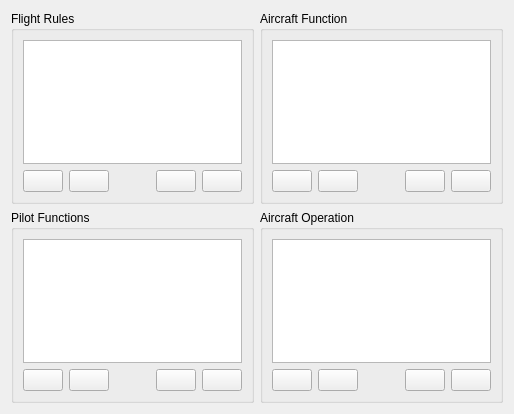
<ui version="4.0" >
 <class>LogFunctionsWidget</class>
 <widget class="QWidget" name="LogFunctionsWidget" >
  <property name="geometry" >
   <rect>
    <x>0</x>
    <y>0</y>
    <width>514</width>
    <height>414</height>
   </rect>
  </property>
  <property name="windowTitle" >
   <string>Log Functions</string>
  </property>
  <layout class="QGridLayout" >
   <item row="0" column="0" >
    <layout class="QGridLayout" >
     <item row="0" column="0" >
      <widget class="QGroupBox" name="groupBox" >
       <property name="title" >
        <string>Flight Rules</string>
       </property>
       <layout class="QGridLayout" >
        <item row="0" column="0" >
         <layout class="QVBoxLayout" >
          <item>
           <widget class="QTableView" name="fltRulesTable" >
            <property name="alternatingRowColors" >
             <bool>true</bool>
            </property>
           </widget>
          </item>
          <item>
           <layout class="QHBoxLayout" >
            <item>
             <widget class="QPushButton" name="pushButton_new" >
              <property name="text" >
               <string/>
              </property>
              <property name="icon" >
               <iconset resource="../qAirLog.qrc" >
                <normaloff>:/images/images/adept_install.png</normaloff>:/images/images/adept_install.png</iconset>
              </property>
             </widget>
            </item>
            <item>
             <widget class="QPushButton" name="pushButton_delete" >
              <property name="text" >
               <string/>
              </property>
              <property name="icon" >
               <iconset resource="../qAirLog.qrc" >
                <normaloff>:/images/images/adept_purge.png</normaloff>:/images/images/adept_purge.png</iconset>
              </property>
             </widget>
            </item>
            <item>
             <spacer>
              <property name="orientation" >
               <enum>Qt::Horizontal</enum>
              </property>
              <property name="sizeHint" stdset="0" >
               <size>
                <width>20</width>
                <height>20</height>
               </size>
              </property>
             </spacer>
            </item>
            <item>
             <widget class="QPushButton" name="pushButton_revert" >
              <property name="text" >
               <string/>
              </property>
              <property name="icon" >
               <iconset resource="../qAirLog.qrc" >
                <normaloff>:/images/images/button_cancel.png</normaloff>:/images/images/button_cancel.png</iconset>
              </property>
             </widget>
            </item>
            <item>
             <widget class="QPushButton" name="pushButton_submit" >
              <property name="text" >
               <string/>
              </property>
              <property name="icon" >
               <iconset resource="../qAirLog.qrc" >
                <normaloff>:/images/images/button_ok.png</normaloff>:/images/images/button_ok.png</iconset>
              </property>
             </widget>
            </item>
           </layout>
          </item>
         </layout>
        </item>
       </layout>
      </widget>
     </item>
     <item row="0" column="1" >
      <widget class="QGroupBox" name="groupBox_2" >
       <property name="title" >
        <string>Aircraft Function</string>
       </property>
       <layout class="QGridLayout" >
        <item row="0" column="0" >
         <layout class="QVBoxLayout" >
          <item>
           <widget class="QTableView" name="aircraftFunctionTable" >
            <property name="alternatingRowColors" >
             <bool>true</bool>
            </property>
           </widget>
          </item>
          <item>
           <layout class="QHBoxLayout" >
            <item>
             <widget class="QPushButton" name="pushButton_new_2" >
              <property name="text" >
               <string/>
              </property>
              <property name="icon" >
               <iconset resource="../qAirLog.qrc" >
                <normaloff>:/images/images/adept_install.png</normaloff>:/images/images/adept_install.png</iconset>
              </property>
             </widget>
            </item>
            <item>
             <widget class="QPushButton" name="pushButton_delete_2" >
              <property name="text" >
               <string/>
              </property>
              <property name="icon" >
               <iconset resource="../qAirLog.qrc" >
                <normaloff>:/images/images/adept_purge.png</normaloff>:/images/images/adept_purge.png</iconset>
              </property>
             </widget>
            </item>
            <item>
             <spacer>
              <property name="orientation" >
               <enum>Qt::Horizontal</enum>
              </property>
              <property name="sizeHint" stdset="0" >
               <size>
                <width>20</width>
                <height>20</height>
               </size>
              </property>
             </spacer>
            </item>
            <item>
             <widget class="QPushButton" name="pushButton_revert_2" >
              <property name="text" >
               <string/>
              </property>
              <property name="icon" >
               <iconset resource="../qAirLog.qrc" >
                <normaloff>:/images/images/button_cancel.png</normaloff>:/images/images/button_cancel.png</iconset>
              </property>
             </widget>
            </item>
            <item>
             <widget class="QPushButton" name="pushButton_submit_2" >
              <property name="text" >
               <string/>
              </property>
              <property name="icon" >
               <iconset resource="../qAirLog.qrc" >
                <normaloff>:/images/images/button_ok.png</normaloff>:/images/images/button_ok.png</iconset>
              </property>
             </widget>
            </item>
           </layout>
          </item>
         </layout>
        </item>
       </layout>
      </widget>
     </item>
     <item row="1" column="0" >
      <widget class="QGroupBox" name="groupBox_3" >
       <property name="title" >
        <string>Pilot Functions</string>
       </property>
       <layout class="QGridLayout" >
        <item row="0" column="0" >
         <layout class="QVBoxLayout" >
          <item>
           <widget class="QTableView" name="pilotFunctionTable" >
            <property name="alternatingRowColors" >
             <bool>true</bool>
            </property>
           </widget>
          </item>
          <item>
           <layout class="QHBoxLayout" >
            <item>
             <widget class="QPushButton" name="pushButton_new_3" >
              <property name="text" >
               <string/>
              </property>
              <property name="icon" >
               <iconset resource="../qAirLog.qrc" >
                <normaloff>:/images/images/adept_install.png</normaloff>:/images/images/adept_install.png</iconset>
              </property>
             </widget>
            </item>
            <item>
             <widget class="QPushButton" name="pushButton_delete_3" >
              <property name="text" >
               <string/>
              </property>
              <property name="icon" >
               <iconset resource="../qAirLog.qrc" >
                <normaloff>:/images/images/adept_purge.png</normaloff>:/images/images/adept_purge.png</iconset>
              </property>
             </widget>
            </item>
            <item>
             <spacer>
              <property name="orientation" >
               <enum>Qt::Horizontal</enum>
              </property>
              <property name="sizeHint" stdset="0" >
               <size>
                <width>20</width>
                <height>20</height>
               </size>
              </property>
             </spacer>
            </item>
            <item>
             <widget class="QPushButton" name="pushButton_revert_3" >
              <property name="text" >
               <string/>
              </property>
              <property name="icon" >
               <iconset resource="../qAirLog.qrc" >
                <normaloff>:/images/images/button_cancel.png</normaloff>:/images/images/button_cancel.png</iconset>
              </property>
             </widget>
            </item>
            <item>
             <widget class="QPushButton" name="pushButton_submit_3" >
              <property name="text" >
               <string/>
              </property>
              <property name="icon" >
               <iconset resource="../qAirLog.qrc" >
                <normaloff>:/images/images/button_ok.png</normaloff>:/images/images/button_ok.png</iconset>
              </property>
             </widget>
            </item>
           </layout>
          </item>
         </layout>
        </item>
       </layout>
      </widget>
     </item>
     <item row="1" column="1" >
      <widget class="QGroupBox" name="groupBox_4" >
       <property name="title" >
        <string>Aircraft Operation</string>
       </property>
       <layout class="QGridLayout" >
        <item row="0" column="0" >
         <layout class="QVBoxLayout" >
          <item>
           <widget class="QTableView" name="aircraftOperationTable" >
            <property name="alternatingRowColors" >
             <bool>true</bool>
            </property>
           </widget>
          </item>
          <item>
           <layout class="QHBoxLayout" >
            <item>
             <widget class="QPushButton" name="pushButton_new_4" >
              <property name="text" >
               <string/>
              </property>
              <property name="icon" >
               <iconset resource="../qAirLog.qrc" >
                <normaloff>:/images/images/adept_install.png</normaloff>:/images/images/adept_install.png</iconset>
              </property>
             </widget>
            </item>
            <item>
             <widget class="QPushButton" name="pushButton_delete_4" >
              <property name="text" >
               <string/>
              </property>
              <property name="icon" >
               <iconset resource="../qAirLog.qrc" >
                <normaloff>:/images/images/adept_purge.png</normaloff>:/images/images/adept_purge.png</iconset>
              </property>
             </widget>
            </item>
            <item>
             <spacer>
              <property name="orientation" >
               <enum>Qt::Horizontal</enum>
              </property>
              <property name="sizeHint" stdset="0" >
               <size>
                <width>20</width>
                <height>20</height>
               </size>
              </property>
             </spacer>
            </item>
            <item>
             <widget class="QPushButton" name="pushButton_revert_4" >
              <property name="text" >
               <string/>
              </property>
              <property name="icon" >
               <iconset resource="../qAirLog.qrc" >
                <normaloff>:/images/images/button_cancel.png</normaloff>:/images/images/button_cancel.png</iconset>
              </property>
             </widget>
            </item>
            <item>
             <widget class="QPushButton" name="pushButton_submit_4" >
              <property name="text" >
               <string/>
              </property>
              <property name="icon" >
               <iconset resource="../qAirLog.qrc" >
                <normaloff>:/images/images/button_ok.png</normaloff>:/images/images/button_ok.png</iconset>
              </property>
             </widget>
            </item>
           </layout>
          </item>
         </layout>
        </item>
       </layout>
      </widget>
     </item>
    </layout>
   </item>
  </layout>
 </widget>
 <resources>
  <include location="../qAirLog.qrc" />
 </resources>
 <connections/>
</ui>
